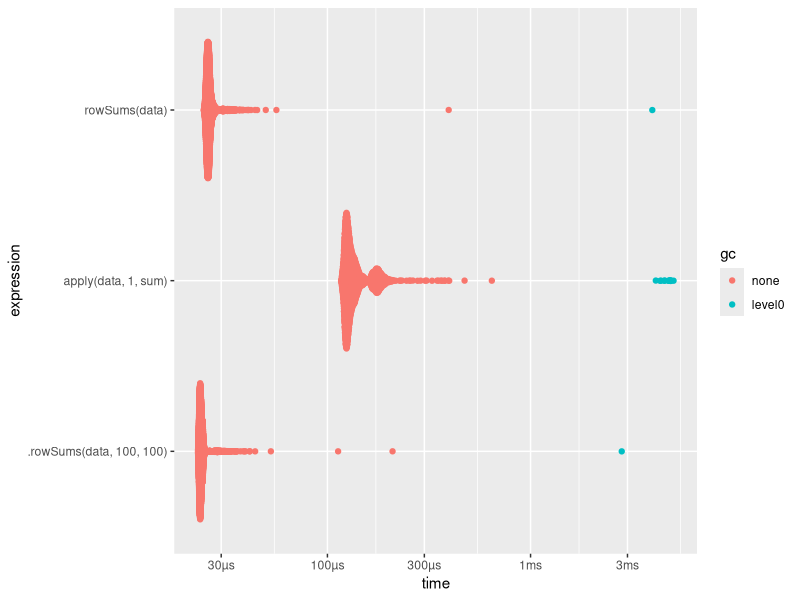
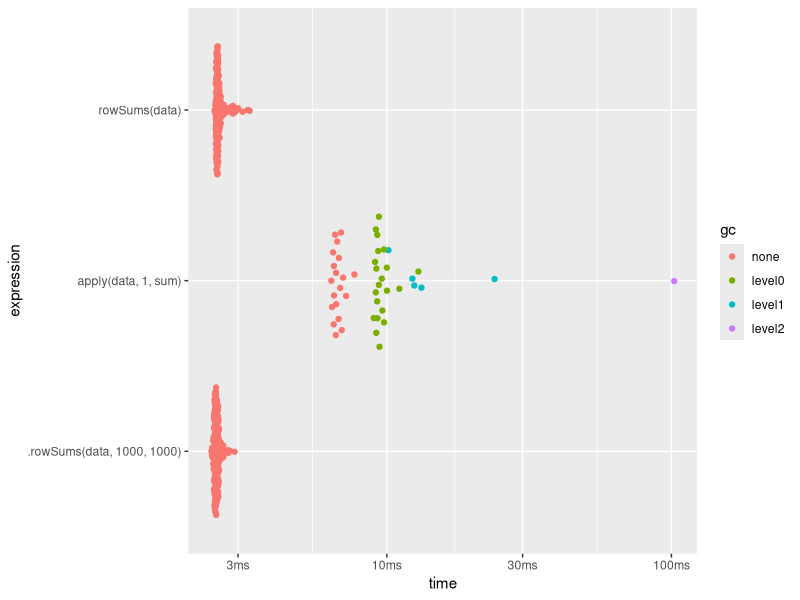
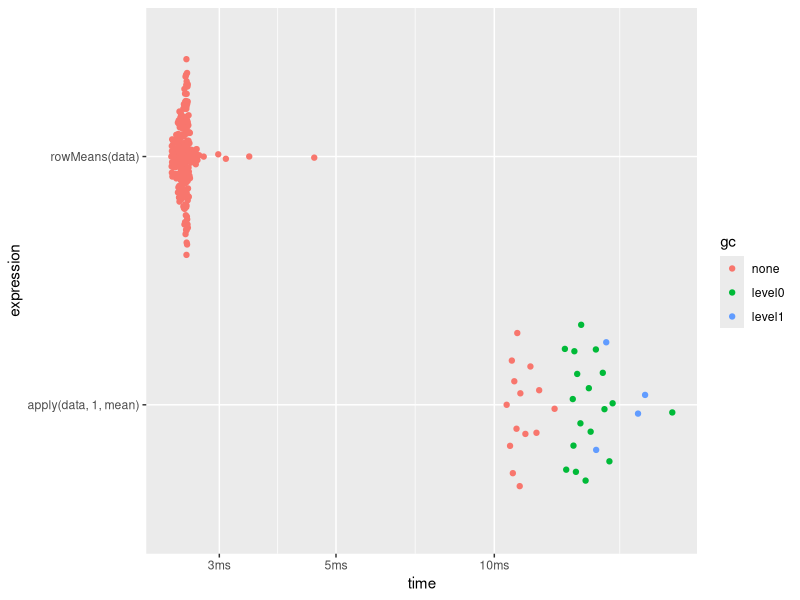
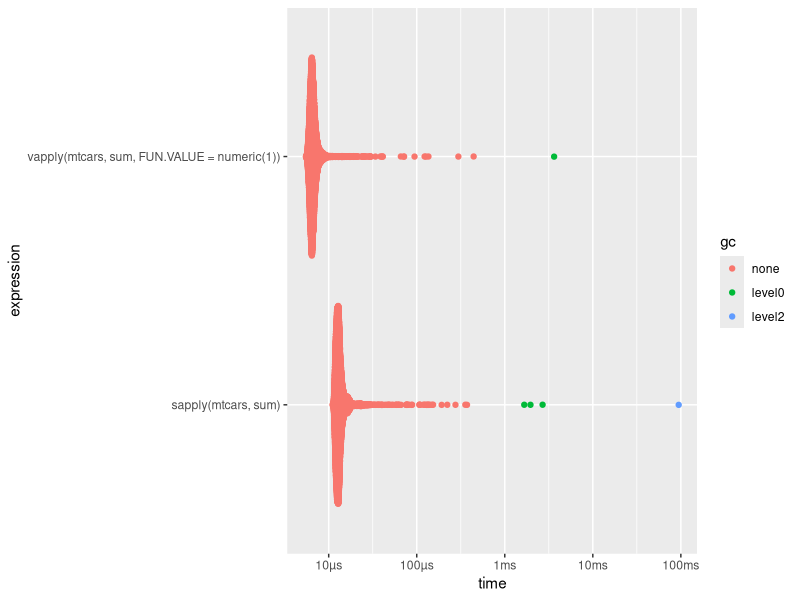
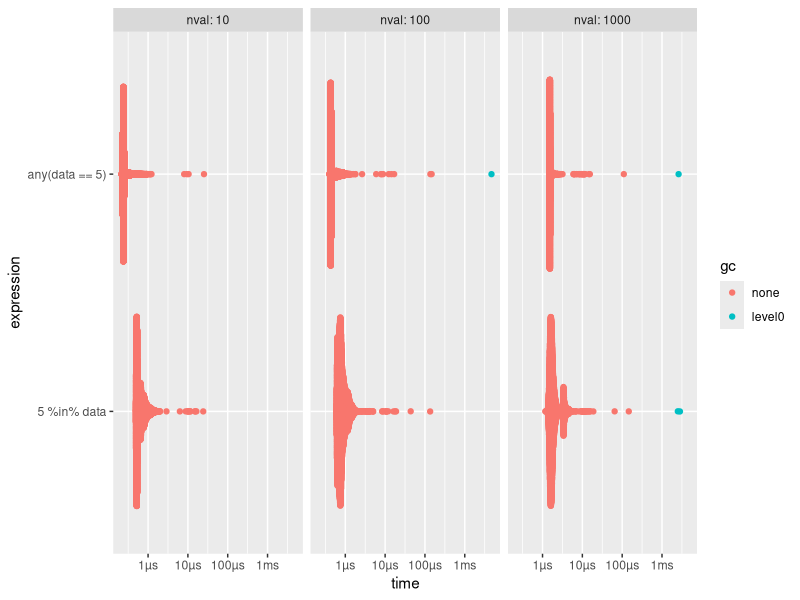
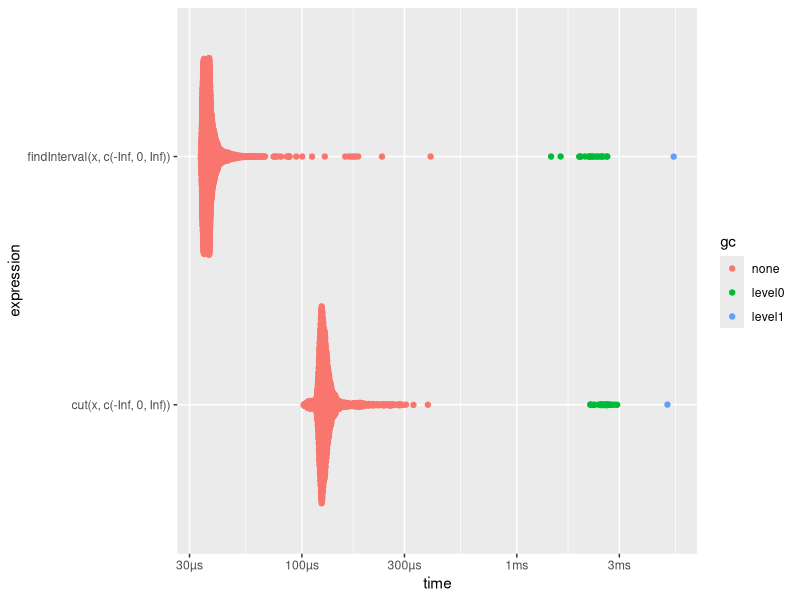
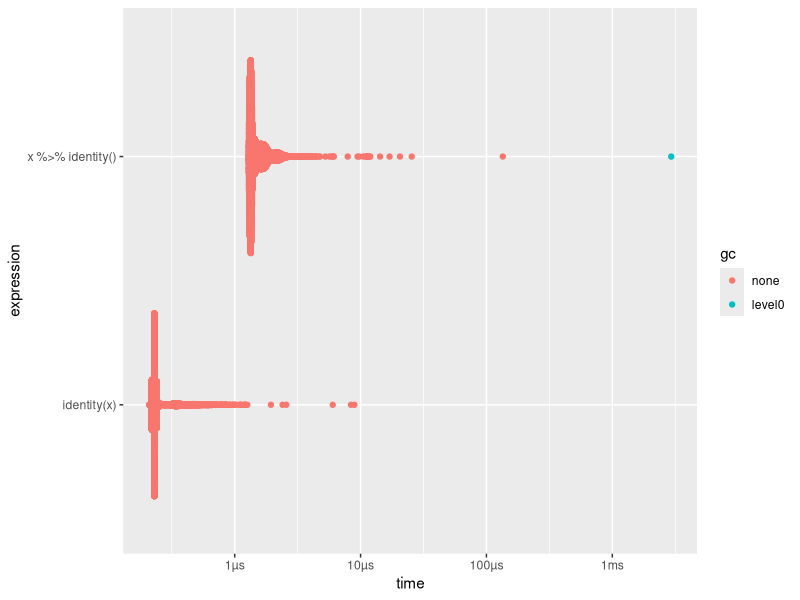

Source code (R) for these figures, in order:
## ---- chunk 1
library(magrittr)
## ---- chunk 2
data <- matrix(rnorm(100000), nrow = 1000)

rowVars <- function(x) {
  x_length <- nrow(x)
  res <- numeric(x_length)
  for (i in seq_len(x_length)) {
    res[i] <- var(x[i, ])
  }
  res
}

bench::mark(
  rowVars(data),
  apply(data, 1, var)
)
## ---- chunk 3
data <- matrix(rnorm(10000), nrow = 100, ncol = 100)

bench::mark(
  apply(data, 1, sum),
  rowSums(data),
  .rowSums(data, 100, 100)
) %>% plot()

data <- matrix(rnorm(1000000), nrow = 1000, ncol = 1000)

bench::mark(
  apply(data, 1, sum),
  rowSums(data),
  .rowSums(data, 1000, 1000)
) %>% plot()

bench::mark(
  apply(data, 1, mean),
  rowMeans(data)
) %>% plot()
## ---- chunk 4
bench::mark(
  sapply(mtcars, sum),
  vapply(mtcars, sum, FUN.VALUE = numeric(1))
) %>% plot()
## ---- chunk 5
bench::press(
  nval = c(10, 100, 1000),
  {
    data <- rpois(nval, 1)
    bench::mark(
      5 %in% data,
      any(data == 5)
    )
  }
) %>% print() %>% plot()
## ---- chunk 6
x <- rnorm(10000)
bench::mark(check = FALSE,
  cut(x, c(-Inf, 0, Inf)),
  findInterval(x, c(-Inf, 0, Inf))
) %>%  print() %>% plot()
## ---- chunk 7
bench::mark(check = FALSE,
  unlist(mtcars),
  unlist(mtcars, use.names = FALSE)
)
## ---- chunk 8
x_vector <- rpois(10000, 1)

bench::mark(
  unname(table(x_vector)["0"]),
  sum(x_vector == 0)
)
## ---- chunk 9
x <- sample(1:10, 1000, TRUE)

table(x)
tabulate(x)

bench::mark(check = FALSE,
  table(x),
  tabulate(x)
)
## ---- chunk 10
library(magrittr)
x <- rpois(1000, 1)

bench::mark(
  x %>% identity(),
  identity(x)
) %>% 
  print() %>% 
  plot()
## ---- chunk 11
x <- matrix(rnorm(1000), ncol = 1)
w <- matrix(rnorm(10000), ncol = 10)

bench::mark(
  t(x) %*% w,
  crossprod(x, w)
)
## ---- chunk 12
x <- runif(1000, -0.5)

bench::mark(
  pmax(x, 0),
  {
    i <- x < 0
    x[i] <- 0
    x
  }
)
## ---- chunk 13

y <- mtcars$mpg

x <- as.matrix(mtcars[, c("disp", "cyl")])

bench::mark(check = FALSE,
  lm(mpg ~ disp + cyl - 1, mtcars),
  .lm.fit(x, y)
)

## ---- chunk 14
n <- 100000

bench::mark(
  seq(1, n),
  seq.int(1, n),
  1:n,
  seq_len(n)
)
## ---- chunk 15
1:0
seq_len(0)
